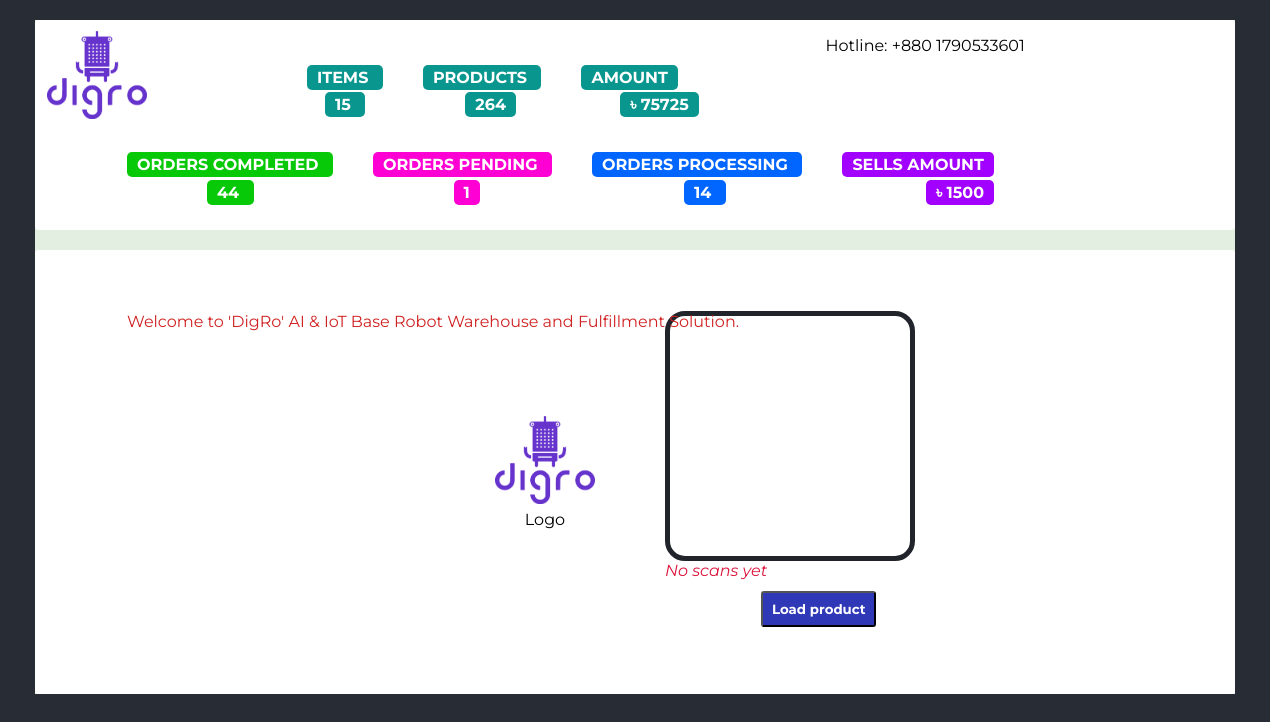
/load/, run on the app's committed database.
### DigRo/models.py (models this page shows)
class Total(models.Model):
      Items = models.IntegerField()
      Products = models.IntegerField()
      Amount = models.IntegerField()
      order_complete = models.IntegerField()
      order_pending = models.IntegerField()
      order_processing = models.IntegerField()
      Sells_amount = models.IntegerField()
      containter = models.IntegerField()

### DigRo/views.py (the view)
# urls.py: path('load/', views.load, name='load'),
def load(request):
    mainupdate()
    dests = productdata.objects.all()  #Allroducts.objects.all()
    return render(request, "load.html", {'totalp': Total.objects.get(pk=1)})

### DigRo/views.py (called while the page is built)
def mainupdate():
    item = 0
    product_ = 0
    amount = 0
    sells=0
    order_pending_=0
    all_products = productdata.objects.all()
    for product in all_products:
        item += 1
        product_ += int(product.product_data['Quantity'])
        amount += int(product.product_data['Price'])
    for product in orders_storage.objects.all():
        order_pending_ += 1
        for ord in product.order:
           sells += ord['value'][0] * ord['value'][1]
    Total.objects.filter(id=1).update(Items=item, Products=product_ , Amount=amount,order_pending=order_pending_,Sells_amount=sells)

### templates/load.html (shortened to what this page needs)
<!DOCTYPE html>
<html lang="en">
<head>
	{% load static %}
	<link rel="stylesheet" href="{% static 'style_app2.css' %}">
	<link rel="stylesheet" href="{% static 'load.css' %}">
	<link rel="stylesheet" href="https://cdnjs.cloudflare.com/ajax/libs/font-awesome/4.7.0/css/font-awesome.min.css">
</head>
<body>
<div class="wrapper">
	<div class="topheader">
		<div class="logo">
			{% load static %}
			<img src=" {% static 'logo.png' %}"  width="100" height="88" alt="logo">
		</div>
		<label class="hln">Hotline: +880 1790533601</label>
		<div class="alllabl">
		<div class="labl1">
		<label class="abt1">ITEMS </label>
		<label class="abt2">PRODUCTS </label>
		<label class="abt3">AMOUNT </label>
		</div>
		<div class="labl2">
			<label class="abt4">ORDERS COMPLETED </label>
			<label class="abt5">ORDERS PENDING </label>
			<label class="abt6">ORDERS PROCESSING </label>
			<label class="abt7">SELLS AMOUNT </label>
		</div>
		<div class="labl3">
			<label class="abt8">{{totalp.Items}} </label>
			<label class="abt9">{{totalp.Products}}</label>
			<label class="abt10">৳ {{totalp.Amount}} </label>
		</div>
		<div class="labl4">
			<label class="abt12">{{totalp.order_complete}} </label>
			<label class="abt13">{{totalp.order_pending}}</label>
			<label class="abt14">{{totalp.order_processing}} </label>
			<label class="abt15">৳ {{totalp.Sells_amount}} </label>
		</div>
	</div>
	</div>
	<div class ="movetxt1">
			<div id="movetxt">Welcome to 'DigRo' AI & IoT Base Robot Warehouse and Fulfillment Solution.</div>
	</div>
<div class="main_v">
    <div class="main_v1">
<div class="leftv">
<div class="upd">
	{% load static %}
	<img id="imgget" src="{% static 'logo.png' %}" width="100" height="88" alt="logo">
</div>
	<div class="upd">
	<p id="nameitem"  style="color: black;"> Logo </p>
</div>
</div>
<div class="leftv">
	<div class="upd">
		<div id="app">
			<div class="row">
			  <div class="col-md-8 offset-md-2">
				<div class="preview-container">
				  <video id="preview"></video>
				</div>
				<label class="empty" id="scanname"> No scans yet </label>
			  </div>
			</div>
		  </div>
	</div>
	<div class="upd">
		<button class="bCancel" id="Cancel1">Load product</button>
	</div>
</div>
</div>
</div>
{% load static %}
</body>
</html>

### statics/style_app2.css (style rules this page uses)
body, html { padding: 20; margin: 0; font-family: 'Montserrat', sans-serif; background-color: #282C34 !important; }
#app { height: 100%; }
.empty { font-style: italic; color: crimson; }
.preview-container { margin: 0 auto; width: 250px; height: 250px; border-radius: 20px; border: solid 5px #21252B; overflow: hidden; }
video { height: 100%; }

### statics/load.css (style rules this page uses)
* { list-style: none; font-family: 'Montserrat', sans-serif; margin: 0; padding: 0; box-sizing: border-box; }
body { background: #ebecf1; color: #bfb9b9; }
.wrapper { width: 1200px; margin: 20px auto; background-color: #e2efe1; }
.topheader { background: #fff; width: 1200px; height: 210px; margin: 20px auto; border-radius: 4px; }
.hln { color:#000; margin: 20px 0; width: auto; height: auto; display: inline-block; border-radius: 4px; box-sizing: border-box; position:absolute; left:65%; top:2%; }
.abt1,.abt2,.abt3 { width: auto; height: auto; background:#08968f; padding: 3px 10px; border-radius: 5px; color: #fff; text-align: center; margin: 20px; position:relative; left:0%; top:25%; font-weight: bold; font-size:100%; cursor: pointer; }
.abt4,.abt5,.abt6,.abt7 { width: auto; height: 150px; background: #08968f; padding: 3px 10px; margin: 20px; border-radius: 5px; color: #fff; text-align: center; position:relative; left:0%; top:25%; font-weight: bold; font-size:100%; cursor: pointer; }
.abt8,.abt9,.abt10 { width: auto; height: 150px; background:#08968f; padding: 3px 10px; margin:50px; border-radius: 5px; color: #fff; text-align: center; position:relative; left:0%; top:0%; font-weight: bold; font-size:100%; cursor: pointer; }
.abt12,.abt13,.abt14,.abt15 { width: auto; height: 150px; padding: 3px 10px; margin: 100px; border-radius: 5px; color: #fff; text-align: center; position:relative; left:0%; top:25%; font-weight: bold; font-size:100%; cursor: pointer; }
.abt16,.abt12,.abt4 { background-color: rgb(7, 201, 7); }
.abt17 ,.abt13,.abt5 { background-color: rgb(255, 0, 212); }
.abt18,.abt14,.abt6 { background-color: rgb(0, 102, 255); }
.abt19,.abt15,.abt7 { background-color: rgb(162, 0, 255); }
.labl1 { width: auto; height: 50px; vertical-align: baseline; padding: 1%; display: inline-block; border-radius: 4px; box-sizing: border-box; position:relative; left:15%; top:0%; }
.labl2 { width: auto; height:50px; padding: 1%; vertical-align: baseline; display: inline-block; border-radius: 4px; box-sizing: border-box; position:relative; left:0%; Top:25%; }
.labl3 { width: auto; height:50px; padding: 1%; vertical-align: baseline; display: inline-block; border-radius: 4px; box-sizing: border-box; position:relative; left:14%; bottom:44%; }
.labl4 { width: auto; height:50px; padding: 1%; vertical-align: baseline; display: inline-block; border-radius: 4px; box-sizing: border-box; position:relative; right:0%; bottom:23%; }
.alllabl { width: auto; height: 150px; vertical-align: baseline; display: inline-block; border-radius: 4px; box-sizing: border-box; position:relative; left:5%; bottom:30%; }
.bCancel { width: 115px; background: #2f38b7; padding: 8px 5px; border-radius: 3px; color: #fff; text-align: center; margin: 5%; font-weight: bold; cursor: pointer; position:relative; left:20%; top:40%; }
.movetxt1 { width: auto; height: 5px; display: inline-block; border-radius: 4px; box-sizing: border-box; position: absolute; left:10%; top:39%; color: #d02222; }
.logo { width: auto; height: auto; position:relative; left:1%; top:5%; }
#movetxt { animation: moving 7s infinite; -webkit-animation: moving 7s infinite; position:relative; }
.main_v { background: #fff; border-radius: 3px; padding:1%; display: flex; flex-direction: column; align-items: center; }
.main_v1 { background: #fff; border-radius: 3px; padding:1%; display: flex; flex-direction: row; align-items: center; }
.leftv { padding: 10%; display: flex; flex-direction: column; align-items: center; justify-self: start; }
.upd { padding: 1%; }

### data on the page
Total: Items "15", Products "264", Amount "75725", order_complete "44", order_pending "1", order_processing "14", Sells_amount "1500"
